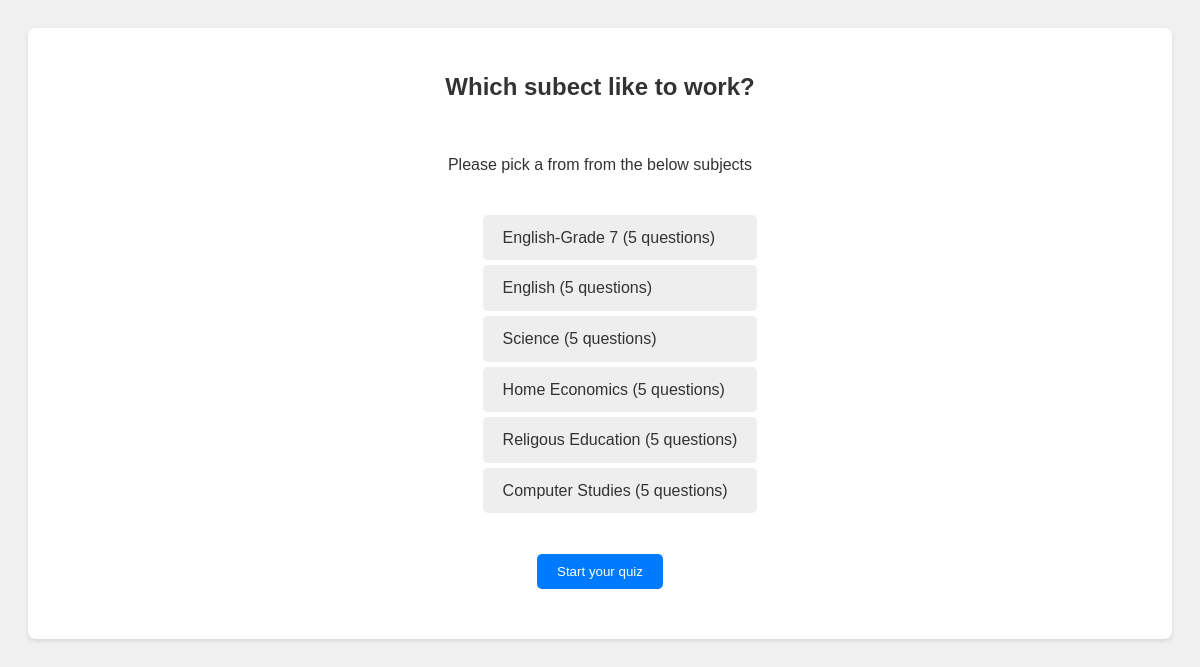
The page / on the database its author committed.
### quiz/models.py (models this page shows, shortened)
class Quiz(models.Model):
  name = models.CharField(max_length=300)

### quiz/views.py (the view)
# urls.py: path('', views.start_quiz_view, name='start'),
def start_quiz_view(request) -> HttpResponse:
  topics = Quiz.objects.all().annotate(questions_count=Count('question'))
  return render(
    request, 'start.html', context={'topics': topics}
  )

### quiz/templates/start.html (shortened to what this page needs)
<!DOCTYPE html>
<html lang="en">
<head>
</head>
<body>
<form id="topic-container" hx-post="{% url 'get-questions' %}/start">
  <h2 id="heading-text">
    Which subect like to work?
  </h2>
  <div id="topic-list">
    <p>Please pick a from from the below subjects</p>
    <ol style="list-style-type: none;">
      {% for topic in topics %}
      <li class="option">
        <label for="topic-{{ forloop.counter0 }}">{{ topic.name }} ({{ topic.questions_count }} questions)</label>
      </li>
      {% endfor %}
    </ol>
    <button class="btn" type="submit">Start your quiz</button>
  </div>
</form>
</body>
</html>

### quiz/templates/start.html (style rules this page uses)
body { font-family: 'Arial', sans-serif; background-color: #f0f0f0; color: #333; line-height: 1.6; padding: 20px; }
#topic-container { background-color: #fff; padding: 20px; border-radius: 8px; box-shadow: 0 2px 4px rgba(0,0,0,0.1); margin: auto; width: auto; }
#topic-list { justify-content: center; display: flex; flex-direction: column; align-items: center; padding: 10px; }
.option { border-radius: 10px; }
.option label { display: block; padding: 10px 20px; background-color: #eeeeee; border-radius: 5px; margin: 5px 0; cursor: pointer; transition: background-color 0.3s; }
#heading-text { text-align: center; }
.btn { background-color: #007bff; color: #fff; border: none; padding: 10px 20px; border-radius: 5px; cursor: pointer; transition: background-color 0.3s ease-out; display: block; margin: 20px auto; }

### rows shown on the page
Quiz: name "English-Grade 7", questions_count "5"
Quiz: name "English", questions_count "5"
Quiz: name "Science", questions_count "5"
Quiz: name "Home Economics", questions_count "5"
Quiz: name "Religous Education", questions_count "5"
Quiz: name "Computer Studies", questions_count "5"
